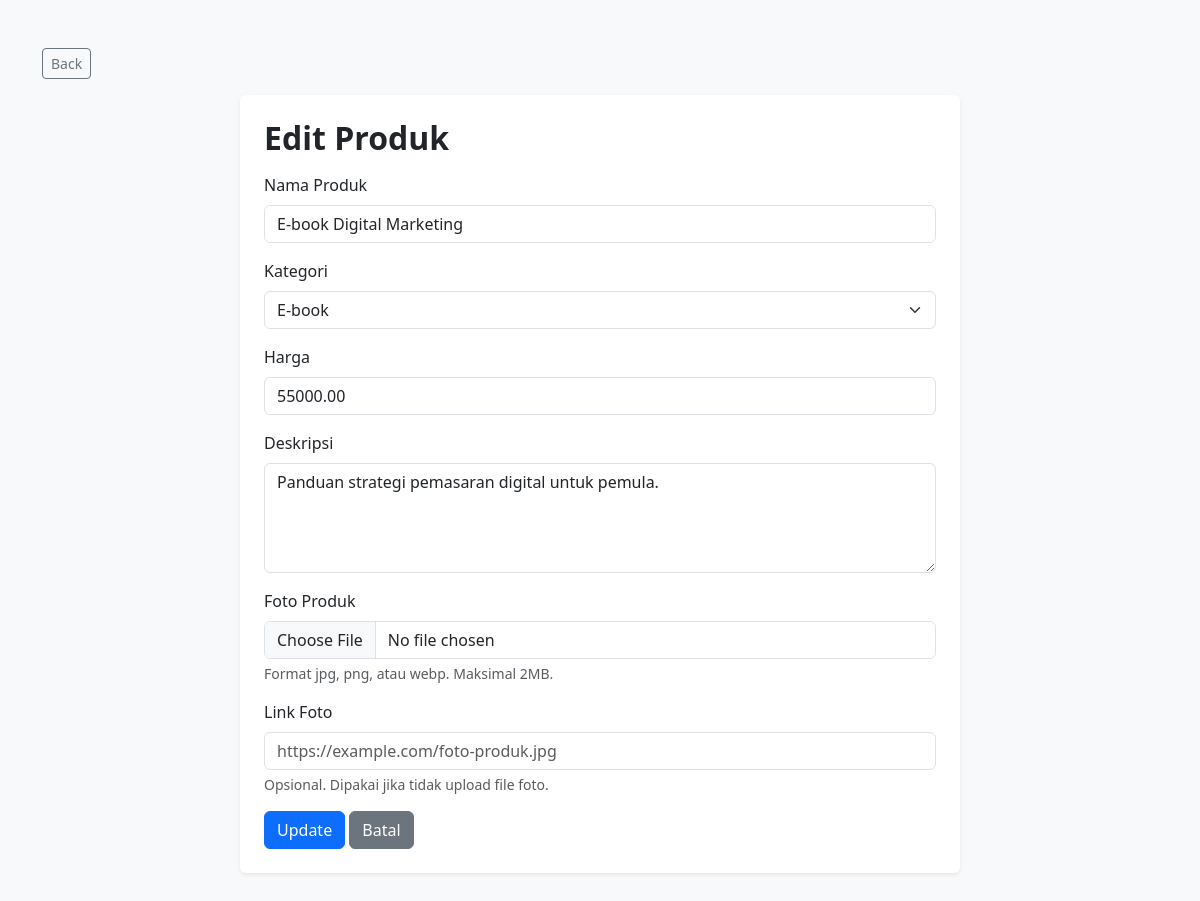
The page /index.php?page=produk&action=edit&id=1 on the database its author committed.
### tables this page shows
CREATE TABLE produk (
    id INT AUTO_INCREMENT PRIMARY KEY,
    kategori_id INT NOT NULL,
    nama_produk VARCHAR(150) NOT NULL,
    harga DECIMAL(12,2) NOT NULL,
    deskripsi TEXT NOT NULL,
    foto VARCHAR(255) NOT NULL DEFAULT '',
    link_foto VARCHAR(255) NOT NULL DEFAULT '',
    CONSTRAINT fk_produk_kategori
        FOREIGN KEY (kategori_id) REFERENCES kategori(id)
        ON UPDATE CASCADE
        ON DELETE RESTRICT
);

CREATE TABLE kategori (
    id INT AUTO_INCREMENT PRIMARY KEY,
    nama_kategori VARCHAR(100) NOT NULL
);

### controllers/ProdukController.php (called while the page is built, shortened)
<?php
require_once __DIR__ . "/../config/Database.php";
if (!function_exists('e')) {
    function e($text): string
    {
        return htmlspecialchars((string) $text, ENT_QUOTES, 'UTF-8');
    }
}
class Produk
{
    private mysqli $conn;
    public function __construct(mysqli $db)
    {
        $this->conn = $db;
    }
    public function getById(int $id): ?array
    {
        return $this->conn->query("SELECT produk.*, kategori.nama_kategori
            FROM produk
            JOIN kategori ON produk.kategori_id = kategori.id
            WHERE produk.id = $id")->fetch_assoc();
    }
}
class ProdukController
{
    private Produk $produk;
    public function __construct()
    {
        $this->db = (new Database())->connect();
        $this->produk = new Produk($this->db);
    }
    public function edit(): void
    {
        $data = $this->produk->getById((int) $_GET['id']);
        $kategori = (new KategoriController())->getModel()->getAll();
        include_once __DIR__ . "/../views/edit.php";
    }
}

### index.php (called while the page is built, shortened)
<?php
require_once __DIR__ . "/controllers/ProdukController.php";
require_once __DIR__ . "/controllers/KategoriController.php";
$page = $_GET['page'] ?? 'home';
$action = $_GET['action'] ?? 'index';
if ($page === 'produk') {
    $controller = new ProdukController();
} elseif ($page === 'kategori') {
    $controller = new KategoriController();
} elseif ($page === 'pesanan') {
    $controller = new PesananController();
} else {
    $controller = new ProdukController();
    $action = 'home';
}
$controller->$action();

### config/Database.php (called while the page is built, shortened)
<?php
class Database
{
    private string $host = "localhost";
    private string $user = "root";
    private string $pass = "";
    private string $db = "digital_store_simple";
    public function connect(): mysqli
    {
        $conn = new mysqli($this->host, $this->user, $this->pass);
        $conn->query("CREATE DATABASE IF NOT EXISTS {$this->db}");
        $conn->select_db($this->db);
        $conn->set_charset("utf8mb4");
        $this->setupDatabase($conn);
        return $conn;
    }
    private function setupDatabase(mysqli $conn): void
    {
        $conn->query("CREATE TABLE IF NOT EXISTS kategori (
            id INT AUTO_INCREMENT PRIMARY KEY,
            nama_kategori VARCHAR(100) NOT NULL
        )");
        $conn->query("CREATE TABLE IF NOT EXISTS produk (
            id INT AUTO_INCREMENT PRIMARY KEY,
            kategori_id INT NOT NULL,
            nama_produk VARCHAR(150) NOT NULL,
            harga DECIMAL(12,2) NOT NULL,
            deskripsi TEXT NOT NULL,
            foto VARCHAR(255) NOT NULL DEFAULT '',
            link_foto VARCHAR(255) NOT NULL DEFAULT '',
            FOREIGN KEY (kategori_id) REFERENCES kategori(id)
            ON UPDATE CASCADE ON DELETE RESTRICT
        )");
        $fotoColumn = $conn->query("SHOW COLUMNS FROM produk LIKE 'foto'");
        $linkFotoColumn = $conn->query("SHOW COLUMNS FROM produk LIKE 'link_foto'");
        $conn->query("CREATE TABLE IF NOT EXISTS pesanan (
            id INT AUTO_INCREMENT PRIMARY KEY,
            nama_pembeli VARCHAR(100) NOT NULL,
            email VARCHAR(100) NOT NULL,
            produk_id INT NOT NULL,
            total DECIMAL(12,2) NOT NULL,
            status VARCHAR(30) NOT NULL DEFAULT 'Menunggu Pembayaran',
            FOREIGN KEY (produk_id) REFERENCES produk(id)
            ON UPDATE CASCADE ON DELETE RESTRICT
        )");
        $jumlahKategori = $conn->query("SELECT COUNT(*) AS total FROM kategori")->fetch_assoc()['total'];
        $jumlahProduk = $conn->query("SELECT COUNT(*) AS total FROM produk")->fetch_assoc()['total'];
    }
}

### controllers/KategoriController.php (called while the page is built)
<?php
require_once __DIR__ . "/../config/Database.php";
class Kategori
{
    private mysqli $conn;
    public function __construct(mysqli $db)
    {
        $this->conn = $db;
    }
    public function getAll(): mysqli_result
    {
        return $this->conn->query("SELECT * FROM kategori ORDER BY nama_kategori ASC");
    }
}
class KategoriController
{
    private Kategori $kategori;
    public function __construct()
    {
        $db = (new Database())->connect();
        $this->kategori = new Kategori($db);
    }
    public function getModel(): Kategori
    {
        return $this->kategori;
    }
}

### views/edit.php (the view, shortened to what this page needs)
<!doctype html>
<html lang="id">
<head>
    <link href="https://cdn.jsdelivr.net/npm/bootstrap@5.3.3/dist/css/bootstrap.min.css" rel="stylesheet">
</head>
<body class="bg-light">
<main class="container py-5">
    <button type="button" class="btn btn-outline-secondary btn-sm mb-3" onclick="if(document.referrer !== '') { history.back(); } else { window.location.href='index.php'; }">Back</button>
    <?php if (!$data): ?>
        <div class="alert alert-warning">Produk tidak ditemukan.</div>
    <?php else: ?>
        <div class="card border-0 shadow-sm mx-auto" style="max-width:720px">
            <div class="card-body p-4">
                <h2 class="fw-bold mb-3">Edit Produk</h2>
                <form method="post" action="index.php?page=produk&action=update" enctype="multipart/form-data">
                    <div class="mb-3">
                        <label class="form-label">Nama Produk</label>
                        <input class="form-control" name="nama_produk" value="<?= e($data['nama_produk']); ?>" required>
                    </div>
                    <div class="mb-3">
                        <label class="form-label">Kategori</label>
                        <select class="form-select" name="kategori_id" required>
                            <?php while ($row = $kategori->fetch_assoc()): ?>
                                <option value="<?= $row['id']; ?>" <?= $row['id'] == $data['kategori_id'] ? 'selected' : ''; ?>>
                                    <?= e($row['nama_kategori']); ?>
                                </option>
                            <?php endwhile; ?>
                        </select>
                    </div>
                    <div class="mb-3">
                        <label class="form-label">Harga</label>
                        <input class="form-control" type="number" name="harga" value="<?= e($data['harga']); ?>" required>
                    </div>
                    <div class="mb-3">
                        <label class="form-label">Deskripsi</label>
                        <textarea class="form-control" name="deskripsi" rows="4" required><?= e($data['deskripsi']); ?></textarea>
                    </div>
                    <div class="mb-3">
                        <label class="form-label">Foto Produk</label>
                        <input class="form-control" type="file" name="foto" accept=".jpg,.jpeg,.png,.webp,image/jpeg,image/png,image/webp">
                        <div class="form-text">Format jpg, png, atau webp. Maksimal 2MB.</div>
                    </div>
                    <div class="mb-3">
                        <label class="form-label">Link Foto</label>
                        <input class="form-control" type="url" name="link_foto" value="<?= e($data['link_foto'] ?? ''); ?>" placeholder="https://example.com/foto-produk.jpg">
                        <div class="form-text">Opsional. Dipakai jika tidak upload file foto.</div>
                    </div>
                    <button class="btn btn-primary">Update</button>
                    <a class="btn btn-secondary" href="index.php?page=produk">Batal</a>
                </form>
            </div>
        </div>
    <?php endif; ?>
</main>
</body>
</html>

### rows shown on the page
produk: nama_produk "E-book Digital Marketing", kategori_id "E-book", harga "55000.00", deskripsi "Panduan strategi pemasaran digital untuk pemula."
